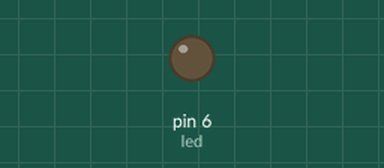
Bench run of a sketch on a simulated Arduino Uno, built with avr-gcc and run on an emulated ATmega328P. Shown: output pins drawn as LEDs (lit = HIGH).

Above: at 0.05 s.
At 2.35 s:
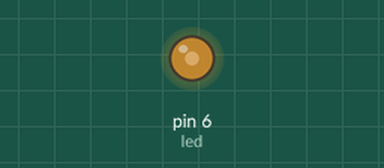
At 4.65 s:
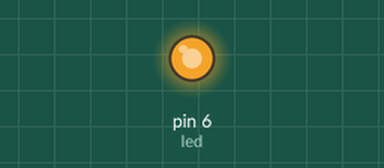
At 9.3 s:
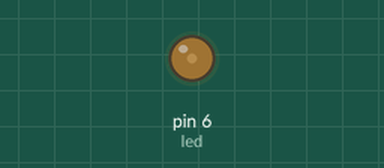
Timing chart, 0 to 13.3 s (numbered marks = the images above):
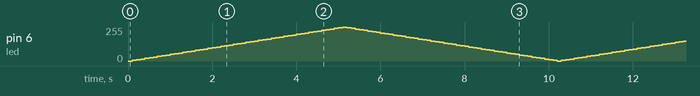

The sketch:

Fading.ino
```cpp
int led=6;
int brightness=0;
int fadeamount=5;


void setup() {
  // put your setup code here, to run once:
pinMode(led,OUTPUT);
}

void loop() {
  // put your main code here, to run repeatedly:
analogWrite(led,brightness);

brightness=brightness+fadeamount;

if(brightness<=0 || brightness>=255)
{
  fadeamount=-fadeamount;
}
delay(100);
}
```
